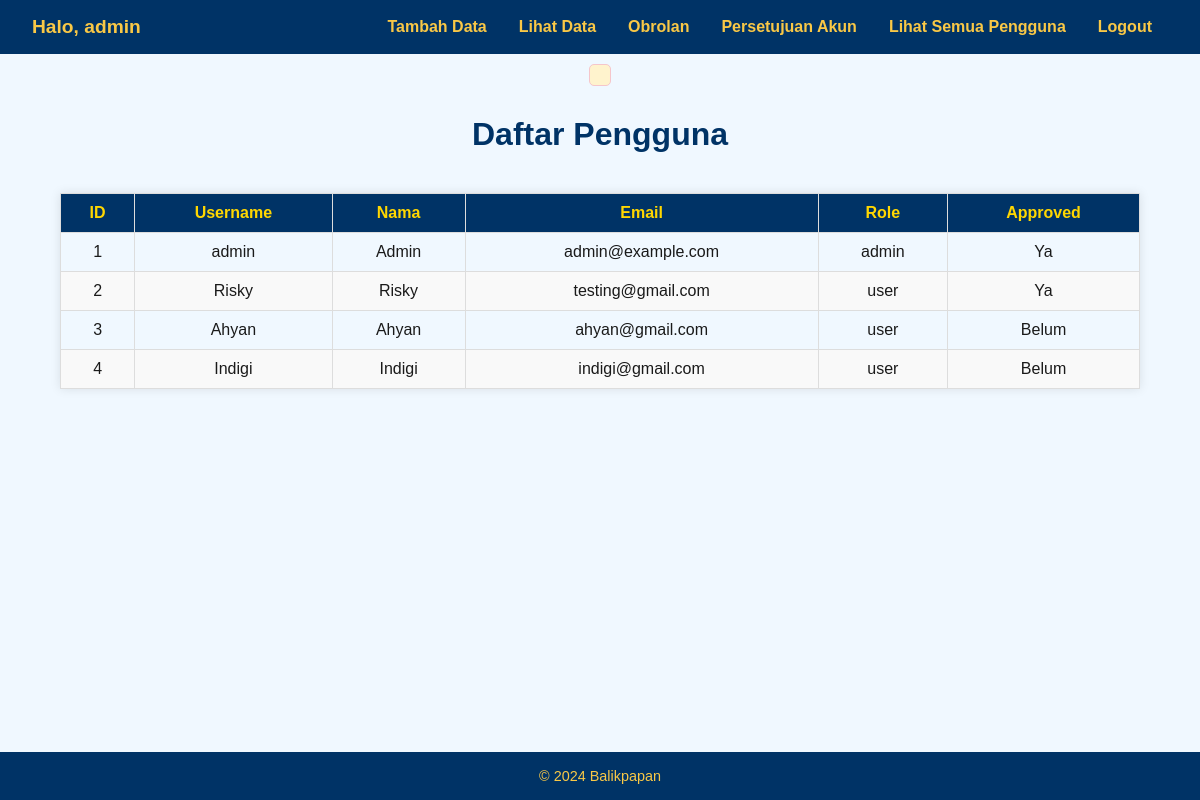
The page /view_users (signed in) on the database its author committed.
### tables this page shows
CREATE TABLE users (
        id INTEGER PRIMARY KEY AUTOINCREMENT,
        username TEXT NOT NULL UNIQUE,
        password TEXT NOT NULL,
        nama TEXT,
        alamat TEXT,
        no_hp TEXT,
        email TEXT,
        role TEXT DEFAULT 'user',  -- Tambahkan kolom role dengan default 'user'
        approved INTEGER DEFAULT 0 -- Tambahkan kolom approved dengan default 0 (belum disetujui)
    );

### app.py (the view)
@app.route('/view_users')
@admin_required
def view_users():
    print("Fungsi view_users dipanggil!")  # Tambahkan ini untuk debugging
    conn = sqlite3.connect("billing_system.db")
    cursor = conn.cursor()
    cursor.execute("SELECT * FROM users")
    users = cursor.fetchall()
    conn.close()
    return render_template("view_users.html", users=users)

### app.py (called while the page is built)
def admin_required(f):
    @wraps(f)
    def decorated_function(*args, **kwargs):
        if 'username' not in session or session.get('role') != 'admin':
            flash("Hanya admin yang dapat mengakses halaman ini.")
            return redirect('/')
        return f(*args, **kwargs)
    return decorated_function

### templates/view_users.html (shortened to what this page needs)
<!DOCTYPE html>
<html lang="id">
<head>
</head>
<body>
    {% extends "base.html" %}
    {% block content %}
    <h1>Daftar Pengguna</h1>
    <table>
        <thead>
            <tr>
                <th>ID</th>
                <th>Username</th>
                <th>Nama</th>
                <th>Email</th>
                <th>Role</th>
                <th>Approved</th>
            </tr>
        </thead>
        <tbody>
            {% for user in users %}
            <tr>
                <td>{{ user[0] }}</td>
                <td>{{ user[1] }}</td>
                <td>{{ user[3] }}</td>
                <td>{{ user[6] }}</td>
                <td>{{ user[7] }}</td>
                <td>{{ 'Ya' if user[8] == 1 else 'Belum' }}</td>
            </tr>
            {% endfor %}
        </tbody>
    </table>
    {% endblock %}

### static/css/all.css (style rules this page uses)
body, h2, p, a, input, button, form, nav { margin: 0; padding: 0; box-sizing: border-box; font-family: Arial, sans-serif; }
body { background-color: #f0f8ff; color: #1a1a1a; display: flex; flex-direction: column; min-height: 100vh; }

### templates/view_users.html (style rules this page uses)
body { font-family: Arial, sans-serif; margin: 0; padding: 0; background-color: #f4f4f4; color: #333; }
h1 { text-align: center; color: #003366; margin: 20px 0; }
table { width: 90%; margin: 20px auto; border-collapse: collapse; box-shadow: 0 0 10px rgba(0, 0, 0, 0.1); }
th, td { padding: 10px; border: 1px solid #ddd; text-align: center; }
th { background-color: #003366; color: #FFD700; }
tr:nth-child(even) { background-color: #f9f9f9; }

### rows shown on the page
users: id "1", username "admin", nama "Admin", email "admin@example.com", role "admin", approved "Ya"
users: id "2", username "Risky", nama "Risky", email "testing@gmail.com", role "user", approved "Ya"
users: id "3", username "Ahyan", nama "Ahyan", email "ahyan@gmail.com", role "user", approved "Belum"
users: id "4", username "Indigi", nama "Indigi", email "indigi@gmail.com", role "user", approved "Belum"

### other values the page prints
{{ session['username'] }} "admin"
